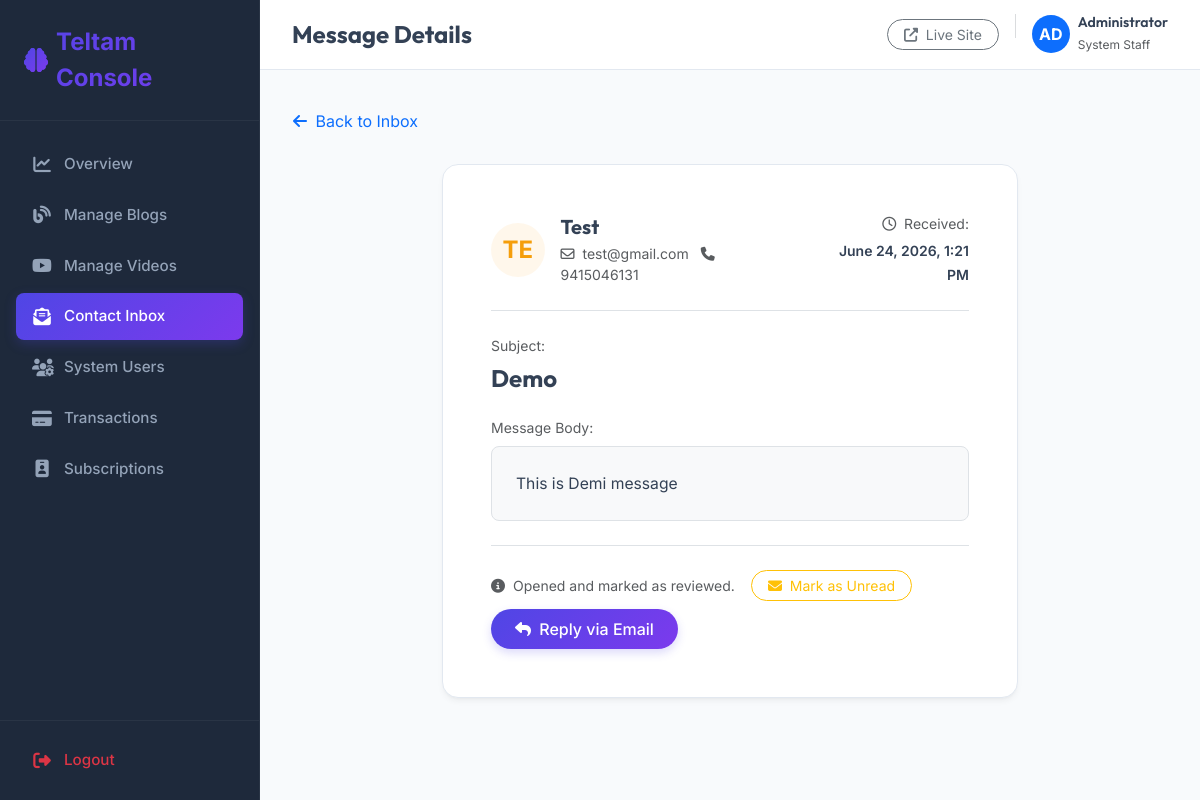
Page /dashboard/contacts/view/3/ (signed in) on the committed database.
### app/models.py (models this page shows, shortened)
class Contact(models.Model):
    name = models.CharField(max_length=150)
    email = models.EmailField()
    phone = models.CharField(max_length=50, blank=True, null=True)
    subject = models.CharField(max_length=255)
    message = models.TextField()
    is_read = models.BooleanField(default=False)
    created_date = models.DateTimeField(auto_now_add=True)
    class Meta:
        ordering = ['-created_date']

### app/views.py (the view)
# urls.py: path('dashboard/contacts/view/<int:pk>/', views.dashboard_contact_view, name='dashboard_contact_view'),
@staff_member_required(login_url='dashboard_login')
def dashboard_contact_view(request, pk):
    msg = get_object_or_404(Contact, pk=pk)
    if not msg.is_read:
        msg.is_read = True
        msg.save()
    context = {
        'msg': msg,
    }
    return render(request, 'dashboard/contact_view.html', context)

### app/context_processors.py (called while the page is built)
def dashboard_context(request):
    if request.user.is_authenticated and request.user.is_staff:
        return {
            'global_unread_messages_count': Contact.objects.filter(is_read=False).count()
        }
    return {}

### templates/dashboard/contact_view.html (shortened to what this page needs)
{% extends 'dashboard/base.html' %}
{% block header_title %}Message Details{% endblock %}
{% block nav_contacts %}active{% endblock %}
{% block content %}
<div class="row">
    <div class="col-12">
        <a href="{% url 'dashboard_contact_list' %}" class="btn btn-link text-slate-600 text-decoration-none ps-0 mb-4">
            <i class="fas fa-arrow-left me-1"></i> Back to Inbox
        </a>
    </div>
</div>
<div class="row justify-content-center">
    <div class="col-lg-8">
        <div class="dashboard-card p-4 p-md-5">
            <div class="d-flex flex-column flex-md-row justify-content-between align-items-md-center border-bottom pb-4 mb-4 gap-3">
                <div class="d-flex align-items-center gap-3">
                    <div class="rounded-circle bg-amber-light text-amber d-flex align-items-center justify-content-center fw-bold fs-4" style="width: 54px; height: 54px;">
                        {{ msg.name|slice:":2"|upper }}
                    </div>
                    <div>
                        <h5 class="fw-bold mb-1 text-slate-800">{{ msg.name }}</h5>
                        <p class="mb-0 text-muted small">
                            <span class="me-2"><i class="far fa-envelope me-1"></i> {{ msg.email }}</span>
                            {% if msg.phone %}
                            <span><i class="fas fa-phone me-1"></i> {{ msg.phone }}</span>
                            {% endif %}
                        </p>
                    </div>
                </div>
                <div class="text-md-end">
                    <span class="text-muted small d-block mb-1"><i class="far fa-clock me-1"></i> Received:</span>
                    <span class="fw-semibold text-slate-700 small">{{ msg.created_date|date:"F d, Y, g:i A" }}</span>
                </div>
            </div>
            <div class="mb-4">
                <span class="text-muted small d-block mb-2">Subject:</span>
                <h4 class="fw-bold text-slate-800 mb-4">{{ msg.subject }}</h4>
                <span class="text-muted small d-block mb-2">Message Body:</span>
                <div class="p-4 rounded-3 border bg-light text-slate-800" style="white-space: pre-wrap; line-height: 1.6; font-size: 0.98rem;">{{ msg.message }}</div>
            </div>
            <div class="border-top pt-4 d-flex flex-wrap gap-2 justify-content-between align-items-center">
                <div class="d-flex align-items-center gap-2">
                    <span class="small text-muted"><i class="fas fa-circle-info me-1"></i> Opened and marked as reviewed.</span>
                    <a href="{% url 'dashboard_contact_mark_unread' msg.pk %}" class="btn btn-sm btn-outline-warning rounded-pill px-3 ms-2">
                        <i class="fas fa-envelope me-1"></i> Mark as Unread
                    </a>
                </div>
                <a href="mailto:{{ msg.email }}?subject=Re: {{ msg.subject|urlencode }}" class="btn btn-brand-primary rounded-pill px-4">
                    <i class="fas fa-reply me-1"></i> Reply via Email
                </a>
            </div>
        </div>
    </div>
</div>
{% endblock %}

### templates/dashboard/base.html (shortened to what this page needs)
{% load static %}
<!DOCTYPE html>
<html lang="en">
<head>
    <link href="https://cdn.jsdelivr.net/npm/bootstrap@5.3.2/dist/css/bootstrap.min.css" rel="stylesheet">
    <link href="https://cdnjs.cloudflare.com/ajax/libs/font-awesome/6.4.2/css/all.min.css" rel="stylesheet">
</head>
<body>
    <div class="sidebar" id="sidebar">
        <div>
            <div class="sidebar-brand d-flex align-items-center gap-2">
                <i class="fas fa-brain fs-4 text-primary" style="background: var(--brand-gradient); -webkit-background-clip: text; -webkit-text-fill-color: transparent;"></i>
                <span class="fw-bold fs-4 text-white">Teltam Console</span>
            </div>
            <ul class="sidebar-menu">
                <li class="sidebar-item {% block nav_home %}{% endblock %}">
                    <a href="{% url 'dashboard_home' %}" class="sidebar-link">
                        <i class="fas fa-chart-line"></i>
                        <span>Overview</span>
                    </a>
                </li>
                <li class="sidebar-item {% block nav_blogs %}{% endblock %}">
                    <a href="{% url 'dashboard_blog_list' %}" class="sidebar-link">
                        <i class="fas fa-blog"></i>
                        <span>Manage Blogs</span>
                    </a>
                </li>
                <li class="sidebar-item {% block nav_videos %}{% endblock %}">
                    <a href="{% url 'dashboard_video_list' %}" class="sidebar-link">
                        <i class="fab fa-youtube"></i>
                        <span>Manage Videos</span>
                    </a>
                </li>
                <li class="sidebar-item {% block nav_contacts %}{% endblock %}">
                    <a href="{% url 'dashboard_contact_list' %}" class="sidebar-link d-flex align-items-center justify-content-between">
                        <div class="d-flex align-items-center">
                            <i class="fas fa-envelope-open-text"></i>
                            <span>Contact Inbox</span>
                        </div>
                    </a>
                </li>
                <li class="sidebar-item {% block nav_users %}{% endblock %}">
                    <a href="{% url 'dashboard_user_list' %}" class="sidebar-link">
                        <i class="fas fa-users-cog"></i>
                        <span>System Users</span>
                    </a>
                </li>
                <li class="sidebar-item {% block nav_payments %}{% endblock %}">
                    <a href="{% url 'dashboard_payment_list' %}" class="sidebar-link">
                        <i class="fas fa-credit-card"></i>
                        <span>Transactions</span>
                    </a>
                </li>
                <li class="sidebar-item {% block nav_subscriptions %}{% endblock %}">
                    <a href="{% url 'dashboard_subscription_list' %}" class="sidebar-link">
                        <i class="fas fa-id-badge"></i>
                        <span>Subscriptions</span>
                    </a>
                </li>
            </ul>
        </div>
        <div class="sidebar-footer">
            <a href="{% url 'dashboard_logout' %}" class="sidebar-link text-danger">
                <i class="fas fa-sign-out-alt"></i>
                <span>Logout</span>
            </a>
        </div>
    </div>
    <div class="content-wrapper">
        <header class="topbar">
            <div class="d-flex align-items-center gap-3">
                <h4 class="mb-0 fw-bold text-slate-800">{% block header_title %}Overview{% endblock %}</h4>
            </div>
            <div class="d-flex align-items-center gap-3">
                <a href="{% url 'home' %}" target="_blank" class="btn btn-sm btn-outline-secondary rounded-pill px-3">
                    <i class="fas fa-external-link-alt me-1"></i> Live Site
                </a>
                <div class="d-flex align-items-center gap-2">
                    <div class="rounded-circle bg-primary text-white d-flex align-items-center justify-content-center fw-bold" style="width: 38px; height: 38px;">
                        {{ request.user.first_name|slice:":2"|upper|default:"AD" }}
                    </div>
                    <div class="d-none d-md-block">
                        <h6 class="mb-0 fw-semibold" style="font-size: 0.88rem;">{{ request.user.first_name|default:request.user.username }}</h6>
                        <span class="text-muted" style="font-size: 0.75rem;">System Staff</span>
                    </div>
                </div>
            </div>
        </header>
        <main class="main-content">
            {% include 'sweetalert_messages.html' %}
            <div class="animate-fade-in">
                {% block content %}{% endblock %}
            </div>
        </main>
    </div>
</body>
</html>

### templates/dashboard/base.html (style rules this page uses)
:root { --sidebar-width: 260px; --brand-gradient: linear-gradient(135deg, #4f46e5 0%, #7c3aed 100%); --brand-primary: #4f46e5; --brand-secondary: #7c3aed; --dark-bg: #0f172a; --dark-sidebar-bg: #1e293b; --light-bg: #f8fafc; --border-color: #e2e8f0; --text-main: #334155; --text-muted: #64748b; }
body { font-family: 'Inter', sans-serif; background-color: var(--light-bg); color: var(--text-main); overflow-x: hidden; }
h1, h2, h3, h4, h5, h6, .display-font { font-family: 'Outfit', sans-serif; }
.sidebar { width: var(--sidebar-width); height: 100vh; position: fixed; top: 0; left: 0; background-color: var(--dark-sidebar-bg); z-index: 100; transition: all 0.3s cubic-bezier(0.4, 0, 0.2, 1); border-right: 1px solid rgba(255, 255, 255, 0.05); display: flex; flex-direction: column; justify-content: space-between; }
.sidebar-brand { padding: 1.5rem; border-bottom: 1px solid rgba(255, 255, 255, 0.05); background: var(--brand-gradient); -webkit-background-clip: text; -webkit-text-fill-color: transparent; }
.sidebar-menu { list-style: none; padding: 1rem 0; margin: 0; flex-grow: 1; overflow-y: auto; }
.sidebar-item { margin: 0.25rem 1rem; }
.sidebar-link { display: flex; align-items: center; padding: 0.75rem 1rem; color: #94a3b8; text-decoration: none; border-radius: 8px; font-weight: 500; font-size: 0.95rem; transition: all 0.2s ease; }
.sidebar-link i { margin-right: 0.75rem; font-size: 1.1rem; width: 20px; text-align: center; transition: transform 0.2s ease; }
.sidebar-item.active .sidebar-link { color: #ffffff; background: var(--brand-gradient); box-shadow: 0 4px 12px rgba(79, 70, 229, 0.25); }
.sidebar-footer { padding: 1rem; border-top: 1px solid rgba(255, 255, 255, 0.05); }
.content-wrapper { margin-left: var(--sidebar-width); min-height: 100vh; transition: all 0.3s cubic-bezier(0.4, 0, 0.2, 1); display: flex; flex-direction: column; }
.topbar { height: 70px; background-color: #ffffff; border-bottom: 1px solid var(--border-color); display: flex; align-items: center; justify-content: space-between; padding: 0 2rem; position: sticky; top: 0; z-index: 90; }
.main-content { padding: 2rem; flex-grow: 1; }
.dashboard-card { background: #ffffff; border: 1px solid var(--border-color); border-radius: 16px; box-shadow: 0 4px 6px -1px rgba(0, 0, 0, 0.05), 0 2px 4px -2px rgba(0, 0, 0, 0.05); transition: all 0.3s cubic-bezier(0.4, 0, 0.2, 1); overflow: hidden; }
.bg-amber-light { background-color: rgba(245, 158, 11, 0.08); color: #f59e0b; }
.btn-brand-primary { background: var(--brand-gradient); color: #ffffff; border: none; font-weight: 500; padding: 0.5rem 1.25rem; border-radius: 8px; box-shadow: 0 4px 10px rgba(79, 70, 229, 0.2); transition: all 0.2s ease; }
.animate-fade-in { animation: fadeIn 0.4s ease-out forwards; }

### templates/sweetalert_messages.html (style rules this page uses)
:root { --toast-success-gradient: linear-gradient(135deg, #34d399 0%, #10b981 100%); --toast-error-gradient: linear-gradient(135deg, #f87171 0%, #ef4444 100%); --toast-warning-gradient: linear-gradient(135deg, #fbbf24 0%, #f59e0b 100%); --toast-info-gradient: linear-gradient(135deg, #60a5fa 0%, #3b82f6 100%); --toast-accent-color: #4f46e5; }

### rows in the picture
Contact: name "TE", name "Test", email "test@gmail.com", phone "9415046131", created_date "June 24, 2026, 1:21 PM", subject "Demo", message "This is Demi message"

### other values in the picture
{{ request.user.first_name|slice:":2"|upper|default:"AD" }} "AD"
{{ request.user.first_name|default:request.user.username }} "Administrator"
